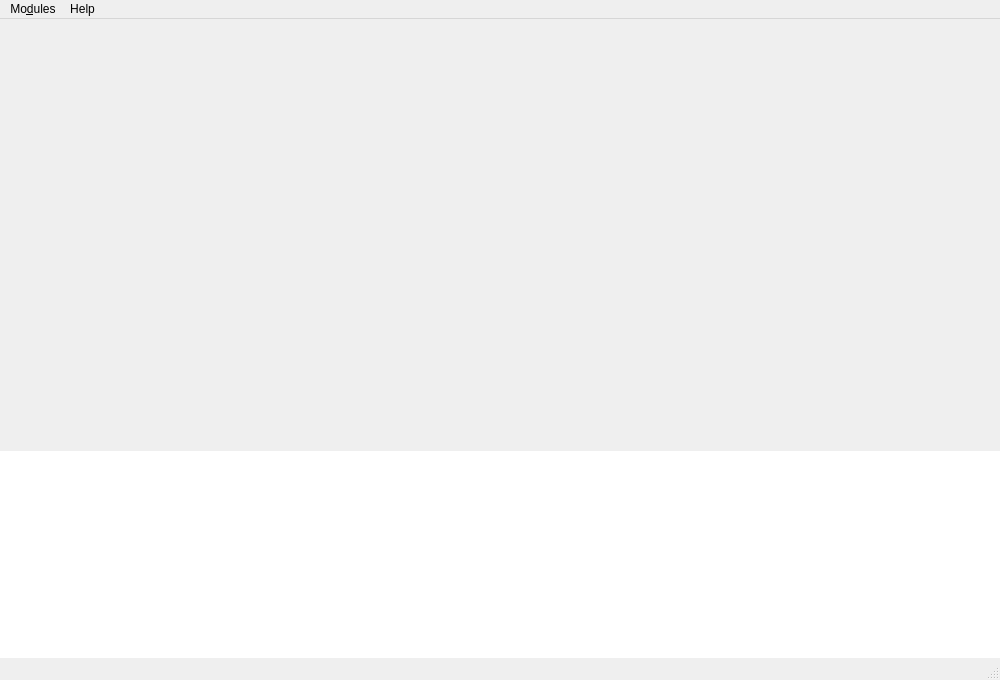
<?xml version="1.0" encoding="UTF-8"?>
<ui version="4.0">
 <class>MainWindow</class>
 <widget class="QMainWindow" name="MainWindow">
  <property name="geometry">
   <rect>
    <x>0</x>
    <y>0</y>
    <width>1000</width>
    <height>680</height>
   </rect>
  </property>
  <property name="windowTitle">
   <string>MainWindow</string>
  </property>
  <property name="styleSheet">
   <string notr="true">QMainWindow::separator {
  width: 1px;
}

QToolButton {
	font-size: 13px;
}

QToolButton::menu-indicator{
  width: 0px;
}</string>
  </property>
  <widget class="QWidget" name="centralWidget">
   <layout class="QVBoxLayout" name="verticalLayout">
    <property name="leftMargin">
     <number>0</number>
    </property>
    <property name="topMargin">
     <number>0</number>
    </property>
    <property name="rightMargin">
     <number>0</number>
    </property>
    <property name="bottomMargin">
     <number>0</number>
    </property>
    <item>
     <widget class="QSplitter" name="splitter">
      <property name="orientation">
       <enum>Qt::Vertical</enum>
      </property>
      <property name="handleWidth">
       <number>0</number>
      </property>
      <widget class="QFrame" name="frame">
       <property name="sizePolicy">
        <sizepolicy hsizetype="Expanding" vsizetype="Expanding">
         <horstretch>0</horstretch>
         <verstretch>0</verstretch>
        </sizepolicy>
       </property>
       <property name="frameShape">
        <enum>QFrame::NoFrame</enum>
       </property>
       <layout class="QHBoxLayout" name="horizontalLayout">
        <property name="leftMargin">
         <number>0</number>
        </property>
        <property name="topMargin">
         <number>0</number>
        </property>
        <property name="rightMargin">
         <number>0</number>
        </property>
        <property name="bottomMargin">
         <number>0</number>
        </property>
        <item>
         <widget class="PlotWidget" name="plotWidget" native="true">
          <property name="minimumSize">
           <size>
            <width>500</width>
            <height>400</height>
           </size>
          </property>
         </widget>
        </item>
       </layout>
      </widget>
      <widget class="QPlainTextEdit" name="loggerWidget">
       <property name="frameShape">
        <enum>QFrame::NoFrame</enum>
       </property>
       <property name="frameShadow">
        <enum>QFrame::Plain</enum>
       </property>
       <property name="lineWidth">
        <number>1</number>
       </property>
       <property name="readOnly">
        <bool>true</bool>
       </property>
       <property name="tabStopWidth">
        <number>120</number>
       </property>
      </widget>
     </widget>
    </item>
   </layout>
  </widget>
  <widget class="QMenuBar" name="menubar">
   <property name="geometry">
    <rect>
     <x>0</x>
     <y>0</y>
     <width>1000</width>
     <height>22</height>
    </rect>
   </property>
   <widget class="QMenu" name="menuModules">
    <property name="title">
     <string>Mo&amp;dules</string>
    </property>
    <widget class="QMenu" name="menuModulesQuanty">
     <property name="title">
      <string>&amp;Quanty</string>
     </property>
     <addaction name="quantyOpenPreferencesDialogAction"/>
     <addaction name="separator"/>
     <addaction name="quantySaveInputAction"/>
     <addaction name="quantySaveInputAsAction"/>
     <addaction name="separator"/>
     <addaction name="quantySaveAllCalculationsAsAction"/>
     <addaction name="quantyRemoveAllCalculationsAction"/>
     <addaction name="separator"/>
     <addaction name="quantyLoadCalculationsAction"/>
     <addaction name="separator"/>
     <addaction name="quantyModuleHideAction"/>
    </widget>
    <addaction name="menuModulesQuanty"/>
   </widget>
   <widget class="QMenu" name="menuHelp">
    <property name="title">
     <string>Help</string>
    </property>
    <addaction name="openAboutDialogAction"/>
   </widget>
   <addaction name="menuModules"/>
   <addaction name="menuHelp"/>
  </widget>
  <widget class="QStatusBar" name="statusbar">
   <property name="enabled">
    <bool>true</bool>
   </property>
  </widget>
  <action name="quantySaveInputAction">
   <property name="text">
    <string>Save Input</string>
   </property>
   <property name="toolTip">
    <string>Save the Quanty Input File</string>
   </property>
  </action>
  <action name="quantySaveInputAsAction">
   <property name="text">
    <string>Save Input As...</string>
   </property>
  </action>
  <action name="quantyModuleShowAction">
   <property name="text">
    <string>Show Module</string>
   </property>
   <property name="toolTip">
    <string>Show the Quanty Module</string>
   </property>
  </action>
  <action name="quantyModuleHideAction">
   <property name="text">
    <string>Hide Module</string>
   </property>
   <property name="toolTip">
    <string>Hide the Quanty Module</string>
   </property>
  </action>
  <action name="quantyLoadCalculationsAction">
   <property name="text">
    <string>Load Calculations</string>
   </property>
  </action>
  <action name="quantyRunCalculationAction">
   <property name="text">
    <string>Run</string>
   </property>
  </action>
  <action name="quantyRemoveAllCalculationsAction">
   <property name="text">
    <string>Remove All Calculations</string>
   </property>
  </action>
  <action name="quantyOpenPreferencesDialogAction">
   <property name="text">
    <string>Preferences...</string>
   </property>
  </action>
  <action name="openAboutDialogAction">
   <property name="text">
    <string>About</string>
   </property>
  </action>
  <action name="quantySaveAllCalculationsAsAction">
   <property name="text">
    <string>Save All Calculations As...</string>
   </property>
  </action>
 </widget>
 <customwidgets>
  <customwidget>
   <class>PlotWidget</class>
   <extends>QWidget</extends>
   <header>.widgets.plotwidget</header>
   <container>1</container>
  </customwidget>
 </customwidgets>
 <resources/>
 <connections/>
</ui>
